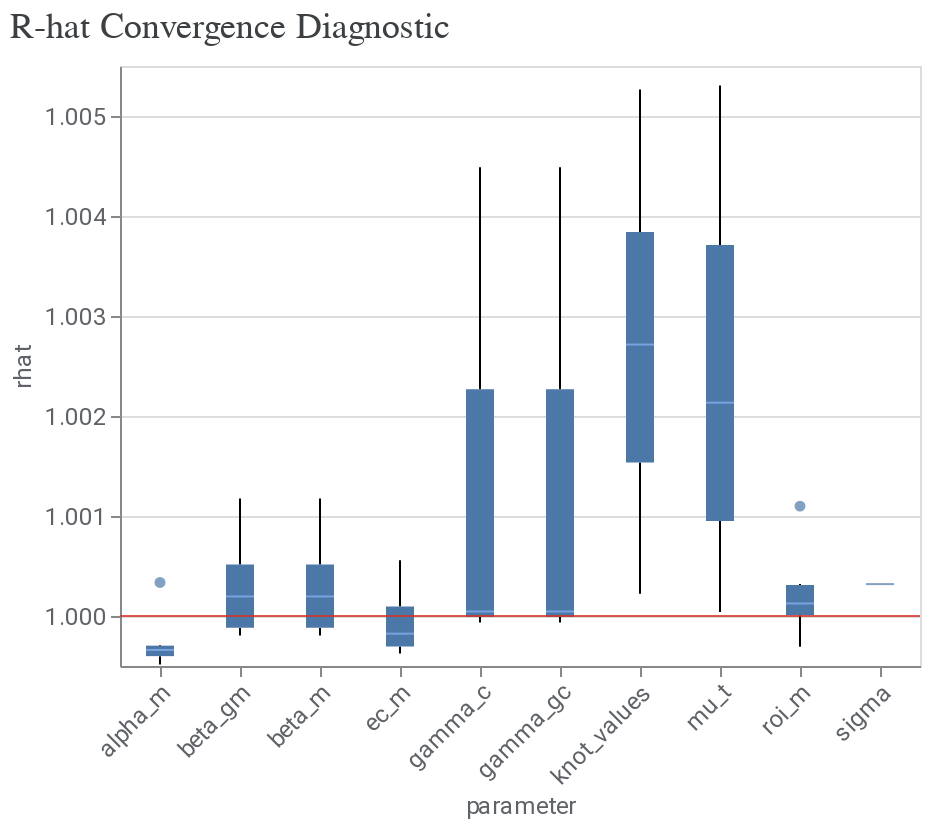

The code cell stored with this chart in its notebook:
### Code cell
# R-hat convergence view
visualizer.ModelDiagnostics(mmm).plot_rhat_boxplot()

### Figure 1 — Vega-Lite specification as saved in the notebook (floating-point values rounded to 4 significant figures; data arrays with more than 128 entries replaced by an {"elided": "..."} marker saying what was removed)
{"config": {"view": {"continuousWidth": 300, "continuousHeight": 300}, "axis": {"labelColor": "#5F6368", "labelFont": "Roboto", "labelFontSize": 12, "titleColor": "#5F6368", "titleFont": "Roboto", "titleFontSize": 12, "titleFontWeight": "normal"}}, "layer": [{"data": {"name": "data-e435c574e48348bc89175ec7afa1b4cd"}, "mark": {"type": "boxplot", "median": {"color": "#8AB4F8"}, "outliers": {"filled": true}}, "encoding": {"x": {"axis": {"labelAngle": -45}, "field": "parameter", "type": "nominal"}, "y": {"field": "rhat", "scale": {"zero": false}, "type": "quantitative"}}}, {"data": {"name": "empty"}, "mark": {"type": "rule", "color": "#D93025", "opacity": 0.8}, "encoding": {"y": {"datum": 1}}}], "title": {"text": "R-hat Convergence Diagnostic", "anchor": "start", "color": "#3C4043", "font": "Google Sans Display", "fontSize": 18, "fontWeight": "normal", "offset": 10}, "width": 400, "$schema": "https://vega.github.io/schema/vega-lite/v5.20.1.json", "datasets": {"data-e435c574e48348bc89175ec7afa1b4cd": {"elided": "131 records"}, "empty": [{}]}}
